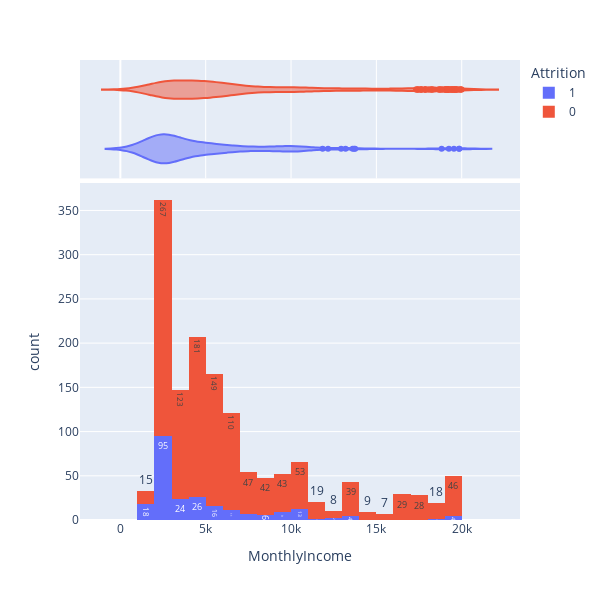

Source (notebook cell):
### Code cell
# Lets check how monltyIncome can affect attrition.
fig = px.histogram(df, x="MonthlyIncome",color='Attrition', marginal="violin",width=600, height=600, text_auto=True)
fig.show()

### Figure 1 — Plotly figure (JSON) as saved in the notebook; plotly's stock layout.template omitted (floating-point values rounded to 4 significant figures; data arrays with more than 128 entries replaced by an {"elided": "..."} marker saying what was removed)
{"data": [{"alignmentgroup": "True", "bingroup": "x", "hovertemplate": "Attrition=1<br>MonthlyIncome=%{x}<br>count=%{y}<extra></extra>", "legendgroup": "1", "marker": {"color": "#636efa", "pattern": {"shape": ""}}, "name": "1", "offsetgroup": "1", "orientation": "v", "showlegend": true, "texttemplate": "%{value}", "type": "histogram", "x": {"elided": "237 int values"}, "xaxis": "x", "yaxis": "y"}, {"alignmentgroup": "True", "hovertemplate": "Attrition=1<br>MonthlyIncome=%{x}<extra></extra>", "legendgroup": "1", "marker": {"color": "#636efa"}, "name": "1", "offsetgroup": "1", "scalegroup": "x", "showlegend": false, "type": "violin", "x": {"elided": "237 int values"}, "xaxis": "x2", "yaxis": "y2"}, {"alignmentgroup": "True", "bingroup": "x", "hovertemplate": "Attrition=0<br>MonthlyIncome=%{x}<br>count=%{y}<extra></extra>", "legendgroup": "0", "marker": {"color": "#EF553B", "pattern": {"shape": ""}}, "name": "0", "offsetgroup": "0", "orientation": "v", "showlegend": true, "texttemplate": "%{value}", "type": "histogram", "x": {"elided": "1233 int values"}, "xaxis": "x", "yaxis": "y"}, {"alignmentgroup": "True", "hovertemplate": "Attrition=0<br>MonthlyIncome=%{x}<extra></extra>", "legendgroup": "0", "marker": {"color": "#EF553B"}, "name": "0", "offsetgroup": "0", "scalegroup": "x", "showlegend": false, "type": "violin", "x": {"elided": "1233 int values"}, "xaxis": "x2", "yaxis": "y2"}], "layout": {"barmode": "relative", "height": 600, "legend": {"title": {"text": "Attrition"}, "tracegroupgap": 0}, "margin": {"t": 60}, "width": 600, "xaxis": {"anchor": "y", "domain": [0, 1], "title": {"text": "MonthlyIncome"}}, "xaxis2": {"anchor": "y2", "domain": [0, 1], "matches": "x", "showgrid": true, "showticklabels": false}, "yaxis": {"anchor": "x", "domain": [0, 0.7326], "title": {"text": "count"}}, "yaxis2": {"anchor": "x2", "domain": [0.7426, 1], "matches": "y2", "showgrid": false, "showline": false, "showticklabels": false, "ticks": ""}}}
